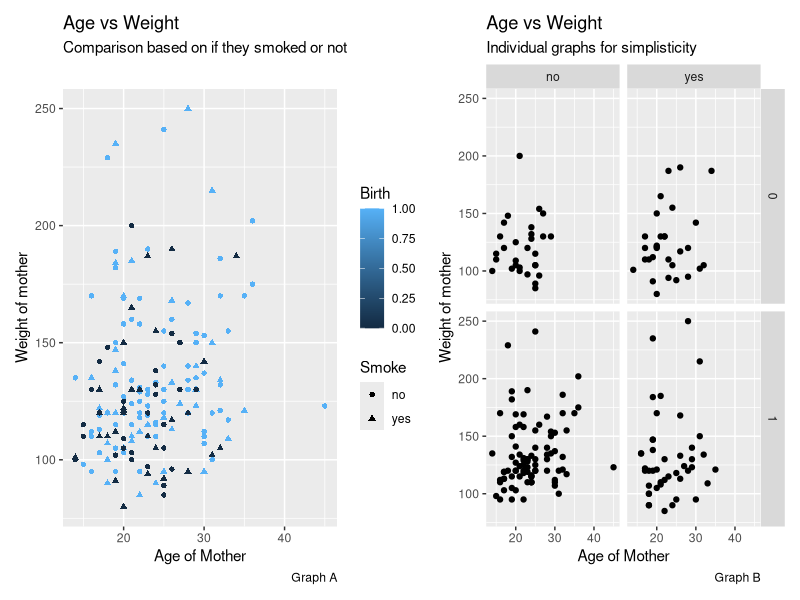
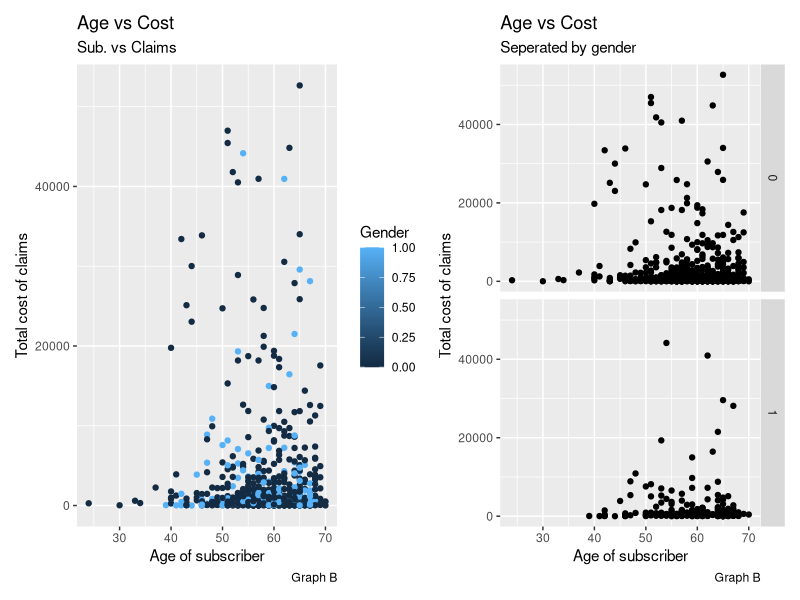

Generate these figures, in order, with R:
## ---- chunk 1
#cuttingoffcode
library(knitr)
opts_chunk$set(tidy.opts=list(width.cutoff=70),tidy=TRUE)
## ---- chunk 2
#library & importing data
library(readxl)
library(tidyverse)
library(patchwork)
baby <- read_excel("baby.xls")
## ---- chunk 3
#analysis for question 1
p = baby %>%
  ggplot()+
  geom_point(mapping = aes(x = age,y = weight,color = birth,shape = smoke))+
  labs(title = "Age vs Weight",subtitle = "Comparison based on if they smoked or not",x = "Age of Mother",y = "Weight of mother",color = "Birth",caption = "Graph A",shape = "Smoke")

b = baby %>%
  ggplot(aes(age, weight)) + 
  geom_point()+
  facet_grid(vars(birth),vars(smoke))+
  labs(title = "Age vs Weight",subtitle = "Individual graphs for simplisticity",x = "Age of Mother",y = "Weight of mother",caption = "Graph B")

p + b
## ---- chunk 4
#Question 2
ischemic <- read_excel("ischemic.xlsx")
## ---- chunk 5
a = ischemic %>%
  ggplot()+
  geom_point(mapping = aes(x = age,y = cost,color = gender))+
  labs(title = "Age vs Cost",subtitle = "Sub. vs Claims",x = "Age of subscriber",y = "Total cost of claims",color = "Gender",caption = "Graph B",shape = "Smoke")

b = ischemic %>%
  ggplot(aes(age, cost)) + 
  geom_point()+
  facet_grid(vars(gender))+
  labs(title = "Age vs Cost",subtitle = "Seperated by gender",x = "Age of subscriber",y = "Total cost of claims",caption = "Graph B")


a+b
